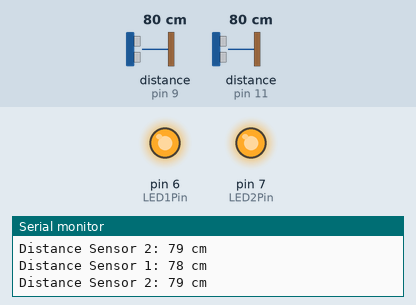
The sketch below on a simulated Arduino Uno, built with avr-gcc and run on an emulated ATmega328P. Parts: output pins drawn as LEDs (lit = HIGH), the last lines printed to the serial monitor. Wiring (inferred from the names in the program): 2 × ultrasonic range finder: trigger pin 8, echo pin 9 / trigger pin 10, echo pin 11. The test bench sets the inputs (shaded band); at power-on: distance to the obstacle (sensors on pin 9, pin 11) 80 cm. The echo pulse lasts 58.3 µs per cm; pins used as bus, display or sensor lines are not drawn.

Above: at 1.3 s.
1.4 s: distance to the obstacle (sensor on pin 9) set to 168 cm
2.9 s: distance to the obstacle (sensor on pin 9) set to 174 cm
At 3.7 s:
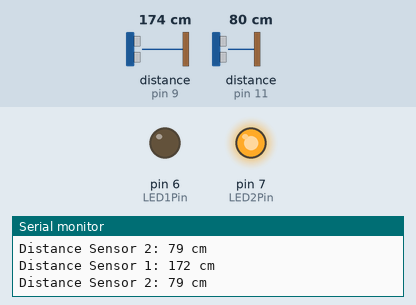
4.5 s: distance to the obstacle (sensor on pin 11) set to 169 cm
6.0 s: distance to the obstacle (sensor on pin 11) set to 177 cm
At 6.8 s:
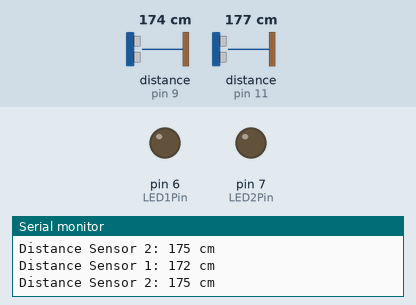
7.7 s: distance to the obstacle (sensor on pin 9) set to 2 cm
At 8.8 s:
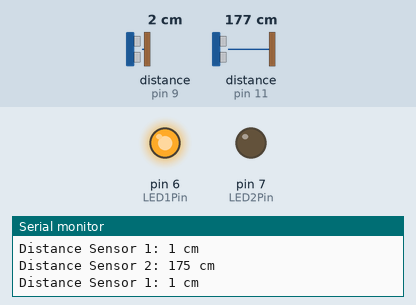
9.2 s: distance to the obstacle (sensor on pin 9) set to 250 cm
At 10.6 s:
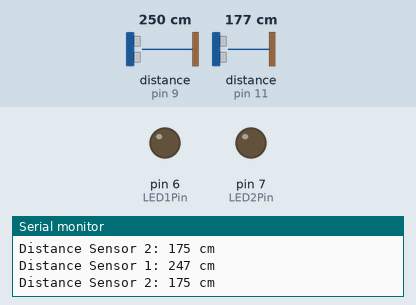
Timing chart, 0 to 11.8 s (numbered marks = the images above; inputs shaded):
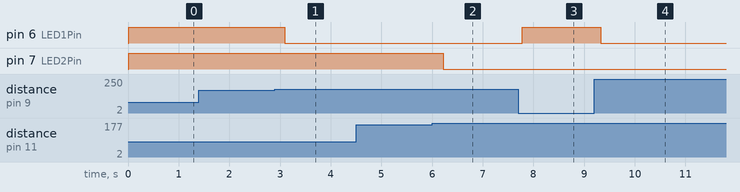

Measured:
- the behaviour switches between 171 and 172 cm on distance to the obstacle (sensor on pin 9) (found by bisection; images 0 and 1)
- the behaviour switches between 171 and 172 cm on distance to the obstacle (sensor on pin 11) (found by bisection; images 1 and 2)
- after the input at 2.9 s, pin 6 (LED1Pin): HIGH → LOW after 0.20 s
- after the input at 6.0 s, pin 7 (LED2Pin): HIGH → LOW after 0.22 s
- after the input at 7.7 s, pin 6 (LED1Pin): LOW → HIGH after 0.07 s
- after the input at 9.2 s, pin 6 (LED1Pin): HIGH → LOW after 0.13 s

The sketch:

traffic_light.ino
```cpp
const int trigPin1 = 8;
const int echoPin1 = 9;
const int LED1Pin = 6;

const int trigPin2 = 10;
const int echoPin2 = 11;
const int LED2Pin = 7;

int ledState1 = LOW; // LOW is off, HIGH is on for LED1
int ledState2 = LOW; // LOW is off, HIGH is on for LED2

void setup() {
  pinMode(trigPin1, OUTPUT);
  pinMode(echoPin1, INPUT);
  pinMode(LED1Pin, OUTPUT);

  pinMode(trigPin2, OUTPUT);
  pinMode(echoPin2, INPUT);
  pinMode(LED2Pin, OUTPUT);

  Serial.begin(9600);
}

void loop() {
  // Ultrasonic Sensor 1
  long duration1, distance1;
  digitalWrite(trigPin1, LOW);
  delayMicroseconds(2);
  digitalWrite(trigPin1, HIGH);
  delayMicroseconds(10);
  digitalWrite(trigPin1, LOW);
  duration1 = pulseIn(echoPin1, HIGH);
  distance1 = duration1 * 0.034 / 2;

  // Ultrasonic Sensor 2
  long duration2, distance2;
  digitalWrite(trigPin2, LOW);
  delayMicroseconds(2);
  digitalWrite(trigPin2, HIGH);
  delayMicroseconds(10);
  digitalWrite(trigPin2, LOW);
  duration2 = pulseIn(echoPin2, HIGH);
  distance2 = duration2 * 0.034 / 2;

  Serial.print("Distance Sensor 1: ");
  Serial.print(distance1);
  Serial.println(" cm");

  Serial.print("Distance Sensor 2: ");
  Serial.print(distance2);
  Serial.println(" cm");

  // Perform logic for Sensor 1
  if (distance1 < 170) {
    // Your logic for LED1 here
    ledState1 = HIGH;
  } else {
    ledState1 = LOW;
  }

  // Perform logic for Sensor 2
  if (distance2 < 170) {
    // Your logic for LED2 here
    ledState2 = HIGH;
  } else {
    ledState2 = LOW;
  }

  // Check if both sensors are within 10cm
  if (distance1 < 10 && distance2 < 10) {
    // Keep the LED states the same
  }

  digitalWrite(LED1Pin, ledState1);
  digitalWrite(LED2Pin, ledState2);

  delay(500); // Adjust the delay as needed
}
```
